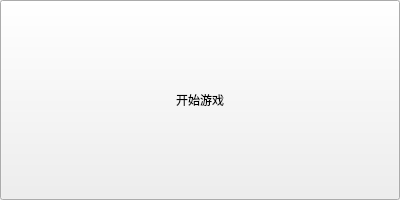
<?xml version="1.0" encoding="UTF-8"?>
<ui version="4.0">
 <class>MainWindow</class>
 <widget class="QMainWindow" name="MainWindow">
  <property name="geometry">
   <rect>
    <x>0</x>
    <y>0</y>
    <width>400</width>
    <height>200</height>
   </rect>
  </property>
  <property name="windowTitle">
   <string>五子棋</string>
  </property>
  <widget class="QWidget" name="centralWidget">
   <widget class="QPushButton" name="pushButton">
    <property name="geometry">
     <rect>
      <x>0</x>
      <y>0</y>
      <width>400</width>
      <height>200</height>
     </rect>
    </property>
    <property name="text">
     <string>开始游戏</string>
    </property>
    <property name="flat">
     <bool>false</bool>
    </property>
   </widget>
  </widget>
 </widget>
 <layoutdefault spacing="6" margin="11"/>
 <resources/>
 <connections/>
</ui>
